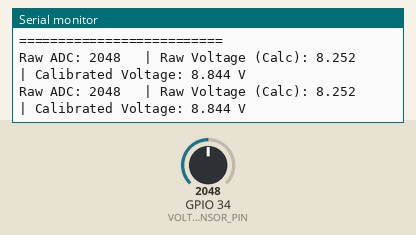
Recording of a sketch running on a simulated ESP32. Shown: the last lines printed to the serial monitor. Inputs (shaded band) come from the test bench; at power-on: GPIO 34 (VOLTAGE_SENSOR_PIN) = 2048.

Above: at 1.8 s.
1.9 s: GPIO 34 (VOLTAGE_SENSOR_PIN) set to 2866
At 2.9 s:
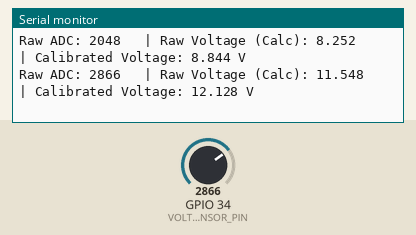
3.4 s: GPIO 34 (VOLTAGE_SENSOR_PIN) set to 3603
At 4.9 s:
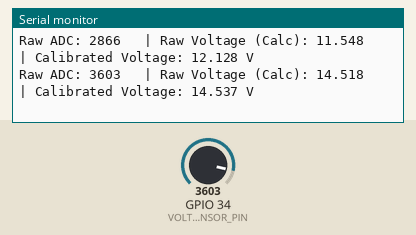
Timing chart, 0 to 6.4 s (numbered marks = the images above; inputs shaded):
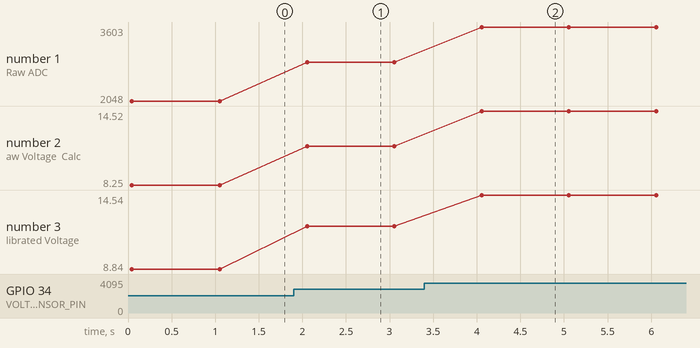

Measured:
- after the input at 1.9 s, the serial monitor: prints a new line after 0.15 s (image 1)
- after the input at 3.4 s, the serial monitor: prints a new line after 0.66 s (image 2)
- plotted number 1: 2048 → 2866 after the input at 1.9 s, 2866 → 3603 after the input at 3.4 s
- plotted number 2: 8.25 → 11.55 after the input at 1.9 s, 11.55 → 14.52 after the input at 3.4 s
- plotted number 3: 8.84 → 12.13 after the input at 1.9 s, 12.13 → 14.54 after the input at 3.4 s

The sketch:

Voltage_Sensor_Calibration.ino
```cpp
// =================================================================
// Multi-Point vs. Raw Voltage Calculation Comparison
// ESP32 + Voltage Sensor Module (0-24V)
// =================================================================

// --- ค่าความต้านทานที่วัดได้จริง ---
const float R1 = 30000.0; // Resistor 1 (ตัวที่ต่อกับ V_in)
const float R2 = 7500.0;  // Resistor 2 (ตัวที่ต่อกับ GND)

// --- Calibration Lookup Table ---
const int NUM_POINTS = 13;
const int adcValues[NUM_POINTS] = {0,      115, 368 , 604, 1095, 1600, 2086, 2322, 2575, 3091, 3405, 3774, 4095};
const float voltageValues[NUM_POINTS] = {0,1.00,2.00, 3.00, 5.00, 7.00, 9.00, 10.00,11.00 ,13.00, 14.00, 15.00, 16.50};

const int VOLTAGE_SENSOR_PIN = 34;
const float VREF = 3.3; // แรงดันอ้างอิงของ ESP32 ADC

void setup() {
  Serial.begin(115200);

  // แสดงข้อมูล Calibration Table
  Serial.println("\n=== Calibration Points ===");
  for (int i = 0; i < NUM_POINTS; i++) {
    Serial.print("Point ");
    Serial.print(i + 1);
    Serial.print(": ADC = ");
    Serial.print(adcValues[i]);
    Serial.print(" -> Voltage = ");
    Serial.print(voltageValues[i], 2);
    Serial.println(" V");
  }
  Serial.println("==========================\n");
}

void loop() {
  // 1. อ่านค่า ADC ดิบ
  int adcValue = analogRead(VOLTAGE_SENSOR_PIN);

  // 2. คำนวณ Raw Voltage (จากสูตร Voltage Divider)
  float pinVoltage = (adcValue / 4095.0) * VREF;
  float rawVoltage = pinVoltage * (R1 + R2) / R2;

  // 3. คำนวณ Calibrated Voltage (จาก Lookup Table)
  float calibratedVoltage = getCalibratedVoltage(adcValue);

  // --- แสดงผลเปรียบเทียบ ---
  Serial.print("Raw ADC: ");
  Serial.print(adcValue);

  Serial.print("\t | Raw Voltage (Calc): ");
  Serial.print(rawVoltage, 3); // << ค่าที่คำนวณจาก R (มีความคลาดเคลื่อน)

  Serial.print("\t | Calibrated Voltage: ");
  Serial.print(calibratedVoltage, 3); // << ค่าที่แม่นยำที่สุด

  Serial.println(" V");

  delay(1000);
}

// ฟังก์ชัน map สำหรับค่าทศนิยม (float)
float map_Float(float x, float in_min, float in_max, float out_min, float out_max) {
  return (x - in_min) * (out_max - out_min) / (in_max - in_min) + out_min;
}

// ฟังก์ชัน Calibration แบบ Piecewise Linear Interpolation
float getCalibratedVoltage(int currentAdc) {
  if (currentAdc <= adcValues[0]) return voltageValues[0];
  if (currentAdc >= adcValues[NUM_POINTS - 1]) return voltageValues[NUM_POINTS - 1];

  for (int i = 0; i < NUM_POINTS - 1; i++) {
    if (currentAdc >= adcValues[i] && currentAdc <= adcValues[i + 1]) {
      return map_Float(currentAdc,
                       adcValues[i], adcValues[i + 1],
                       voltageValues[i], voltageValues[i + 1]);
    }
  }

  return -1.0;
}
```
